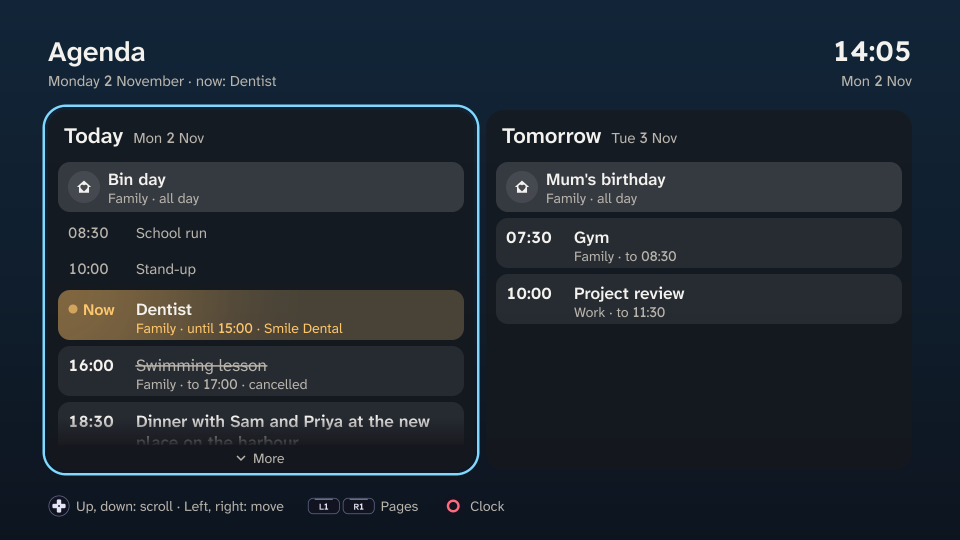
#> input picture docs/images/agenda.png, 1920 x 1080 px, given in place of home.png, which was not available (shown at 1/2 size)
$ python site-images.py
#> lines starting #> are read from the running program, lines starting #| are printed output that depends on the picture; after the words box and inside, x2 and y2 are one past the last pixel; in counts of white or black regions, pixels touching at a corner belong together
#!/usr/bin/env python3
# Lamplight for PS5 - Draws the site's picture collages and the repository's social preview from the preview renders (Pillow).
# Copyright (C) 2026 Hayden Griffin
# SPDX-License-Identifier: GPL-3.0-or-later
"""python3 tools/site-images.py  (after `make preview`). Writes build/site/*.webp and docs/images/social.png."""
from pathlib import Path
from PIL import Image, ImageDraw, ImageFilter, ImageFont

ROOT = Path(__file__).resolve().parents[1]
PREVIEW = ROOT / "build/preview"
FONTS = ROOT / "third_party/fonts"
SITE = ROOT / "build/site"
PAGE, TEXT, MUTED = (10, 12, 15), (244, 242, 238), (185, 180, 172)
W, H = 1920, 1080


def render(name, size):
#> called with name = 'home', size = (1920, 1080)
    return Image.open(PREVIEW / f"{name}.png").convert("RGBA").resize(size, Image.LANCZOS)
#> returned value is the input picture: PIL image 1920x1080 RGBA; mean R, G, B, A 31.2, 39.7, 48.7, 255


def rounded(im, radius):
    scale = 4
    mask = Image.new("L", (im.width * scale, im.height * scale), 0)
    ImageDraw.Draw(mask).rounded_rectangle((0, 0, mask.width - 1, mask.height - 1), radius * scale, fill=255)
    out = Image.new("RGBA", im.size)
    out.paste(im, (0, 0), mask.resize(im.size, Image.LANCZOS))
    return out


def font(name, size):
    return ImageFont.truetype(str(FONTS / name), size)


def collage(names, out):
    """Four screens, two by two, at one size, on the page's near-black."""
#> called with out = 'ps5-views.webp'
    margin, gap = 40, 24
#> margin = 40; gap = 24
    cell = (W - 2 * margin - gap) // 2
#> cell = 908
    size = (cell, cell * 9 // 16)
#> size = (908, 510)
    top = (H - 2 * size[1] - gap) // 2
#> top = 18
    canvas = Image.new("RGBA", (W, H), PAGE + (255,))
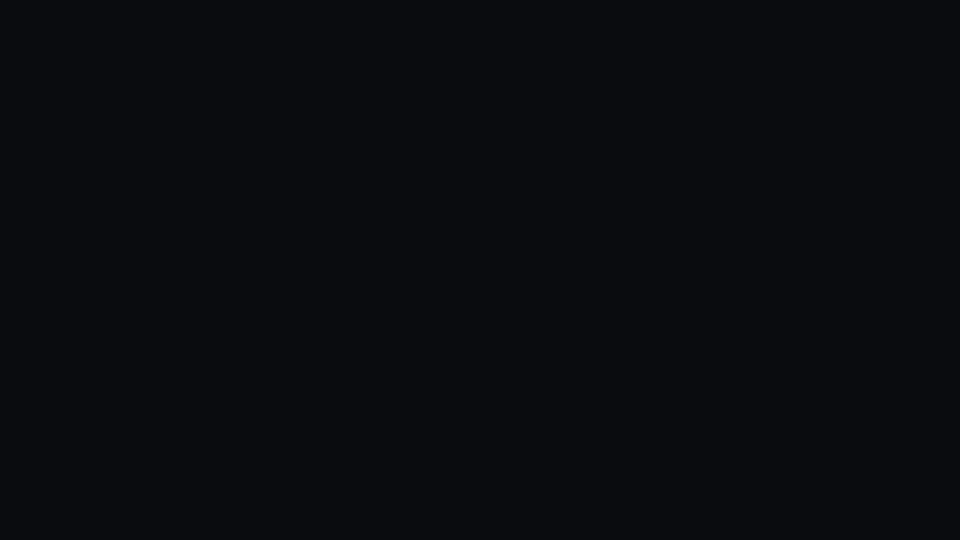
#> canvas: PIL image 1920x1080 RGBA (shown at 1/2 size); mean R, G, B, A 10, 12, 15, 255
    for index, name in enumerate(names):
        x = margin + (index % 2) * (cell + gap)
#> x = 40
        y = top + (index // 2) * (size[1] + gap)
#> y = 18
        canvas.alpha_composite(rounded(render(name, size), 18), (x, y))
#> call 2 of render, with name = 'room', size = (908, 510)
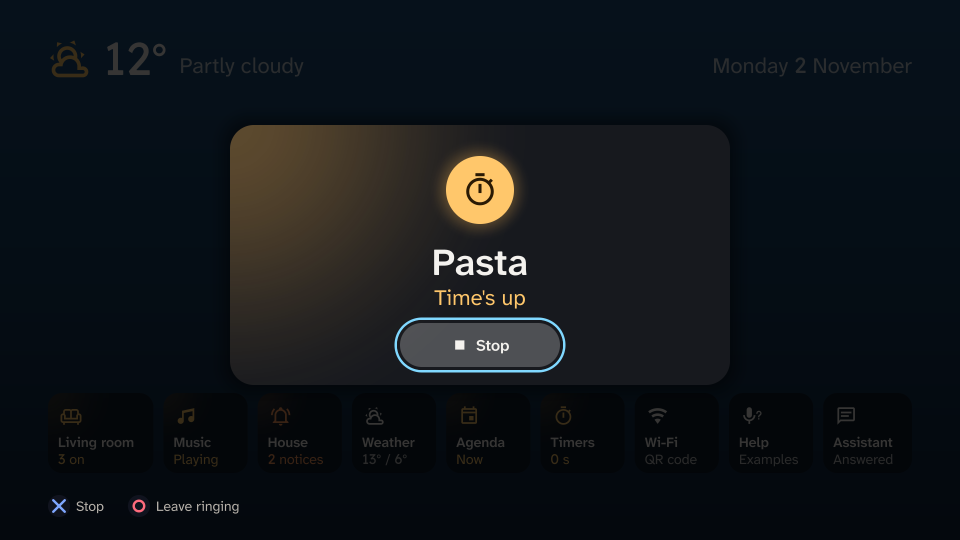
#> input picture docs/images/alert.png, 1920 x 1080 px, given in place of room.png, which was not available (shown at 1/2 size)
#> in render (call 2), `return Image.open(PREVIEW / f"{name}.png").convert("RGBA").resize(size..`:
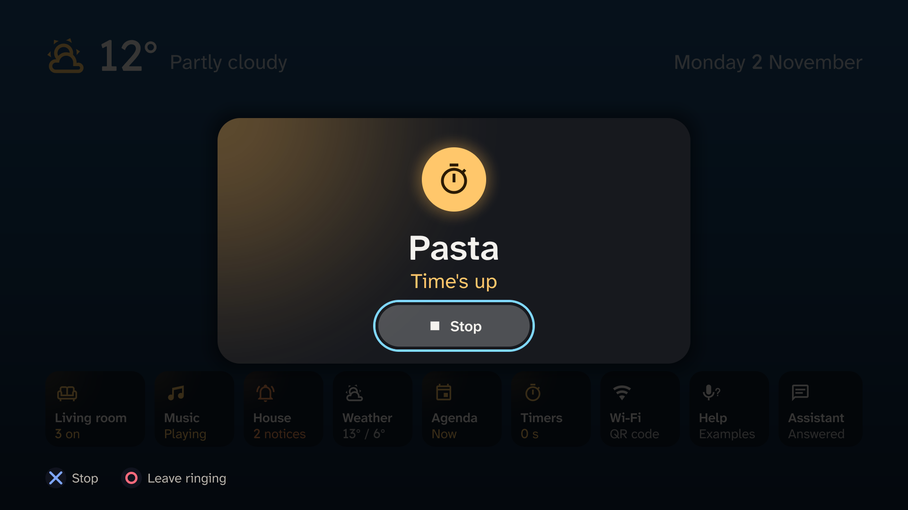
#> returned value: PIL image 908x510 RGBA; mean R, G, B, A 16.3, 20.8, 25, 255
#> in rounded, `scale = 4`: scale = 4
#> in rounded, `mask = Image.new("L", (im.width * scale, im.height * scale), 0)`: mask: PIL image 3632x2040 L; every value is 0
#> in rounded, `ImageDraw.Draw(mask).rounded_rectangle((0, 0, mask.width - 1, mask.hei..`:
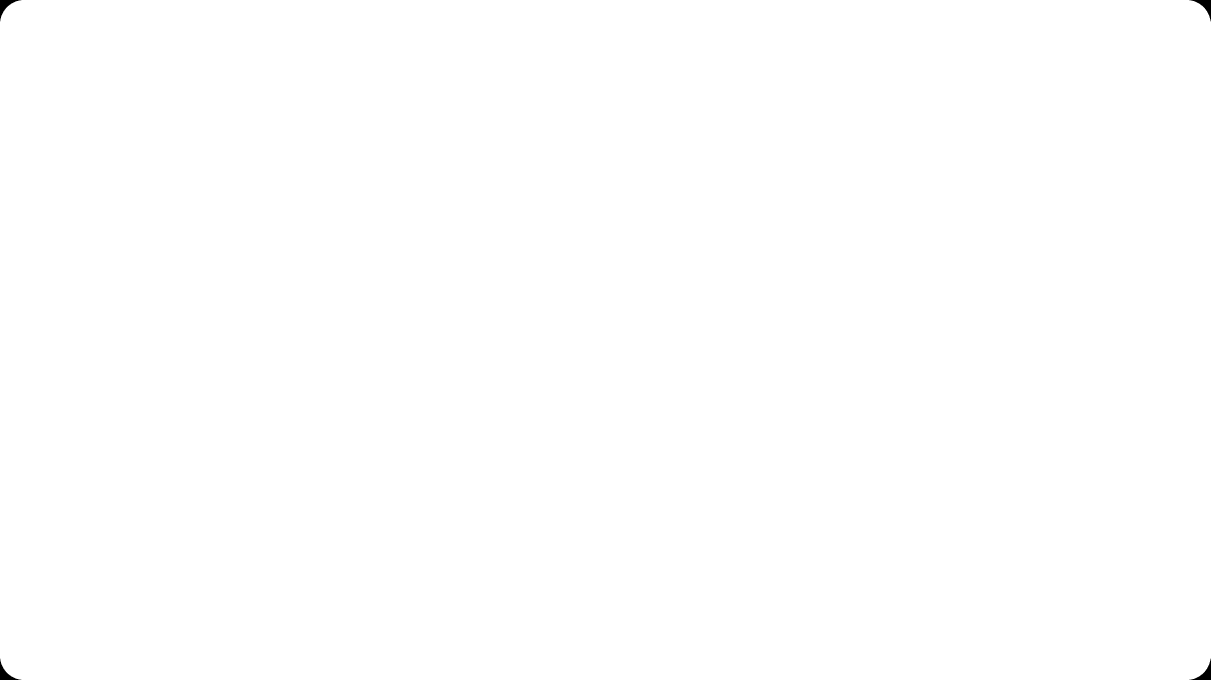
#> mask: PIL image 3632x2040 L (shown at 1/3 size); 99.9% white; 4 black regions, box (x1, y1, x2, y2) and area: (0, 0, 64, 64) 1133, (3568, 0, 3632, 64) 1133, (0, 1976, 64, 2040) 1133, (3568, 1976, 3632, 2040) 1133
#> in rounded, `out = Image.new("RGBA", im.size)`: out: PIL image 908x510 RGBA; every value is 0
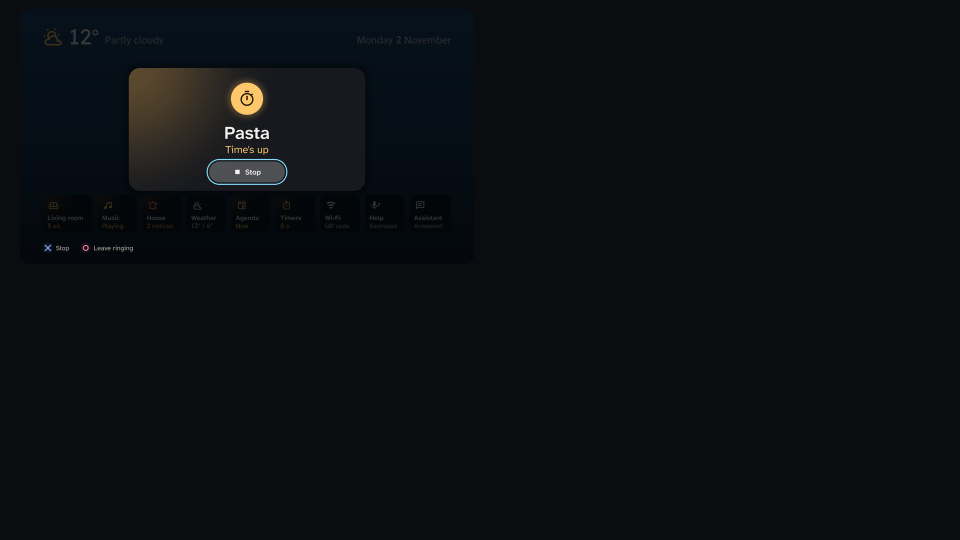
#> canvas: PIL image 1920x1080 RGBA (shown at 1/2 size); mean R, G, B, A 11.4, 14, 17.2, 255
    canvas.convert("RGB").save(SITE / out, quality=86, method=6)
    print(SITE / out)


def social():
    """1280 by 640, the shape GitHub's social preview takes: the lockup beside the clock on a TV."""
    canvas = Image.new("RGBA", (1280, 640), (11, 12, 15, 255))
    glow = Image.new("RGBA", canvas.size, (0, 0, 0, 0))
    ImageDraw.Draw(glow).ellipse((-340, -380, 620, 420), fill=(255, 186, 84, 38))
    canvas.alpha_composite(glow.filter(ImageFilter.GaussianBlur(110)))
    icon = Image.open(ROOT / "sce_sys/icon0.png").convert("RGBA").crop((136, 136, 376, 376)).resize((96, 96), Image.LANCZOS)
    disc = Image.new("L", (384, 384), 0)
    ImageDraw.Draw(disc).ellipse((4, 4, 380, 380), fill=255)
    icon.putalpha(disc.resize((96, 96), Image.LANCZOS))
    canvas.alpha_composite(icon, (64, 150))
    d = ImageDraw.Draw(canvas)
    d.text((176, 146), "Lamplight", font=font("atkinson_semibold.ttf", 72), fill=TEXT)
    d.text((178, 226), "for PS5", font=font("atkinson_regular.ttf", 32), fill=MUTED)
    d.multiline_text((64, 300), "Your Home Assistant on the TV,\ndriven with a DualSense.", font=font("atkinson_semibold.ttf", 36),
                     fill=TEXT, spacing=8)
    d.multiline_text((64, 402), "Rooms, sliders for every light, music,\nphotos and notifications over any game.",
                     font=font("atkinson_regular.ttf", 25), fill=MUTED, spacing=8)
    tv = (640, 130, 1240, 470)
    d.rounded_rectangle(tv, 20, fill=(22, 24, 29), outline=(46, 50, 57), width=3)
    canvas.alpha_composite(rounded(render("home", (tv[2] - tv[0] - 20, tv[3] - tv[1] - 20)), 10), (tv[0] + 10, tv[1] + 10))
    d.rounded_rectangle((880, 470, 1000, 480), 4, fill=(36, 39, 45))
    out = ROOT / "docs/images/social.png"
    canvas.convert("RGB").save(out, optimize=True)
    print(out)


def main():
    SITE.mkdir(parents=True, exist_ok=True)
    render("home", (W, H)).convert("RGB").save(SITE / "ps5-hero.webp", quality=88, method=6)
    collage(["room", "music", "agenda", "timers-undo"], "ps5-views.webp")
    collage(["sheet-light", "sheet-climate", "sheet-house", "sheet-speakers"], "ps5-controls.webp")
    collage(["slideshow", "home-mood-night", "doorbell", "talk-thinking"], "ps5-moments.webp")
    social()


if __name__ == "__main__":
#> (the run stopped early here; a loop or call above may not have finished)
